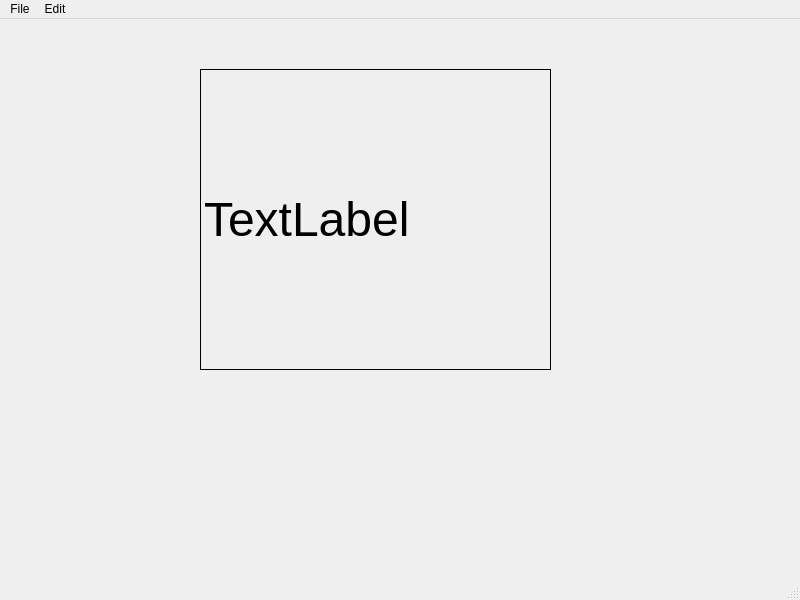
<?xml version="1.0" encoding="UTF-8"?>
<ui version="4.0">
 <class>MainWindow</class>
 <widget class="QMainWindow" name="MainWindow">
  <property name="geometry">
   <rect>
    <x>0</x>
    <y>0</y>
    <width>800</width>
    <height>600</height>
   </rect>
  </property>
  <property name="windowTitle">
   <string>MainWindow</string>
  </property>
  <widget class="QWidget" name="centralwidget">
   <widget class="QLabel" name="label">
    <property name="geometry">
     <rect>
      <x>200</x>
      <y>50</y>
      <width>351</width>
      <height>301</height>
     </rect>
    </property>
    <property name="frameShape">
     <enum>QFrame::Box</enum>
    </property>
    <property name="text">
     <string>&lt;html&gt;&lt;head/&gt;&lt;body&gt;&lt;p&gt;&lt;span style=&quot; font-size:36pt;&quot;&gt;TextLabel&lt;/span&gt;&lt;/p&gt;&lt;/body&gt;&lt;/html&gt;</string>
    </property>
   </widget>
  </widget>
  <widget class="QStatusBar" name="statusbar"/>
  <widget class="QMenuBar" name="menubar">
   <property name="geometry">
    <rect>
     <x>0</x>
     <y>0</y>
     <width>800</width>
     <height>22</height>
    </rect>
   </property>
   <widget class="QMenu" name="menuFile">
    <property name="title">
     <string>File</string>
    </property>
    <addaction name="actionNew"/>
    <addaction name="actionSave"/>
   </widget>
   <widget class="QMenu" name="menuEdit">
    <property name="title">
     <string>Edit</string>
    </property>
    <addaction name="actionCopy"/>
    <addaction name="actionPaste"/>
   </widget>
   <addaction name="menuFile"/>
   <addaction name="menuEdit"/>
  </widget>
  <action name="actionNew">
   <property name="text">
    <string>New</string>
   </property>
   <property name="statusTip">
    <string>crate a new file</string>
   </property>
   <property name="shortcut">
    <string>Ctrl+O</string>
   </property>
  </action>
  <action name="actionSave">
   <property name="text">
    <string>Save</string>
   </property>
   <property name="statusTip">
    <string>Save a file</string>
   </property>
   <property name="shortcut">
    <string>Ctrl+S</string>
   </property>
  </action>
  <action name="actionCopy">
   <property name="text">
    <string>Copy</string>
   </property>
   <property name="statusTip">
    <string>Copy a file</string>
   </property>
   <property name="shortcut">
    <string>Ctrl+C</string>
   </property>
  </action>
  <action name="actionPaste">
   <property name="text">
    <string>Paste</string>
   </property>
   <property name="statusTip">
    <string>Paste a file</string>
   </property>
   <property name="shortcut">
    <string>Ctrl+V</string>
   </property>
  </action>
 </widget>
 <resources/>
 <connections/>
</ui>
